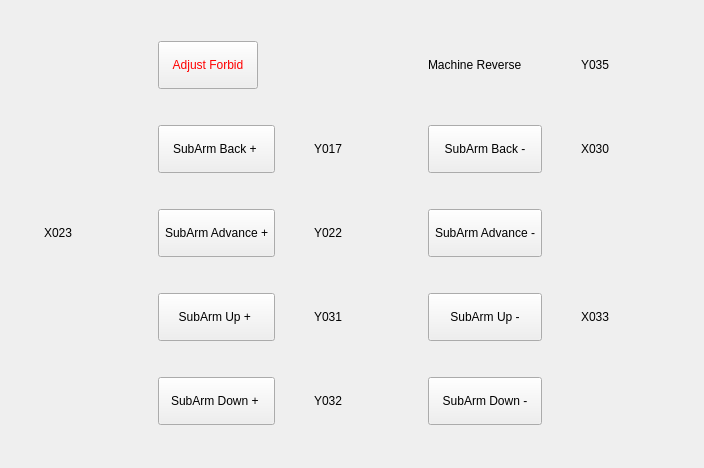
<?xml version="1.0" encoding="UTF-8"?>
<ui version="4.0">
 <class>HCManualAdjustFrame</class>
 <widget class="QWidget" name="HCManualAdjustFrame">
  <property name="geometry">
   <rect>
    <x>0</x>
    <y>0</y>
    <width>704</width>
    <height>468</height>
   </rect>
  </property>
  <property name="windowTitle">
   <string>Form</string>
  </property>
  <property name="styleSheet">
   <string notr="true">QMessageBox QAbstractButton
{
    min-width: 90px;
	min-height:30px;
}
</string>
  </property>
  <layout class="QGridLayout" name="gridLayout">
   <item row="2" column="3">
    <widget class="QLabel" name="label_y022_2">
     <property name="sizePolicy">
      <sizepolicy hsizetype="Fixed" vsizetype="Fixed">
       <horstretch>0</horstretch>
       <verstretch>0</verstretch>
      </sizepolicy>
     </property>
     <property name="layoutDirection">
      <enum>Qt::RightToLeft</enum>
     </property>
     <property name="text">
      <string>Y022</string>
     </property>
    </widget>
   </item>
   <item row="2" column="4">
    <widget class="QLabel" name="y022Status">
     <property name="sizePolicy">
      <sizepolicy hsizetype="Fixed" vsizetype="Fixed">
       <horstretch>0</horstretch>
       <verstretch>0</verstretch>
      </sizepolicy>
     </property>
     <property name="maximumSize">
      <size>
       <width>16777215</width>
       <height>100</height>
      </size>
     </property>
     <property name="layoutDirection">
      <enum>Qt::LeftToRight</enum>
     </property>
     <property name="text">
      <string/>
     </property>
     <property name="pixmap">
      <pixmap resource="../resource.qrc">:/resource/ledgray(16).png</pixmap>
     </property>
     <property name="alignment">
      <set>Qt::AlignCenter</set>
     </property>
    </widget>
   </item>
   <item row="4" column="2">
    <widget class="QToolButton" name="subArmUpButton1">
     <property name="sizePolicy">
      <sizepolicy hsizetype="Preferred" vsizetype="Preferred">
       <horstretch>0</horstretch>
       <verstretch>0</verstretch>
      </sizepolicy>
     </property>
     <property name="minimumSize">
      <size>
       <width>60</width>
       <height>48</height>
      </size>
     </property>
     <property name="maximumSize">
      <size>
       <width>146</width>
       <height>16777215</height>
      </size>
     </property>
     <property name="text">
      <string>SubArm Up + </string>
     </property>
     <property name="autoRepeat">
      <bool>true</bool>
     </property>
     <property name="autoRepeatDelay">
      <number>100</number>
     </property>
    </widget>
   </item>
   <item row="5" column="2">
    <widget class="QToolButton" name="subArmDownButton1">
     <property name="sizePolicy">
      <sizepolicy hsizetype="Preferred" vsizetype="Preferred">
       <horstretch>0</horstretch>
       <verstretch>0</verstretch>
      </sizepolicy>
     </property>
     <property name="minimumSize">
      <size>
       <width>60</width>
       <height>48</height>
      </size>
     </property>
     <property name="maximumSize">
      <size>
       <width>146</width>
       <height>16777215</height>
      </size>
     </property>
     <property name="text">
      <string>SubArm Down + </string>
     </property>
     <property name="autoRepeat">
      <bool>true</bool>
     </property>
     <property name="autoRepeatDelay">
      <number>100</number>
     </property>
    </widget>
   </item>
   <item row="2" column="5">
    <widget class="QToolButton" name="subArmAdvanceButton2">
     <property name="sizePolicy">
      <sizepolicy hsizetype="Preferred" vsizetype="Preferred">
       <horstretch>0</horstretch>
       <verstretch>0</verstretch>
      </sizepolicy>
     </property>
     <property name="minimumSize">
      <size>
       <width>60</width>
       <height>48</height>
      </size>
     </property>
     <property name="maximumSize">
      <size>
       <width>146</width>
       <height>16777215</height>
      </size>
     </property>
     <property name="text">
      <string>SubArm Advance -</string>
     </property>
     <property name="autoRepeat">
      <bool>true</bool>
     </property>
     <property name="autoRepeatDelay">
      <number>100</number>
     </property>
    </widget>
   </item>
   <item row="0" column="5">
    <widget class="QLabel" name="label_reverse">
     <property name="sizePolicy">
      <sizepolicy hsizetype="Preferred" vsizetype="Preferred">
       <horstretch>0</horstretch>
       <verstretch>0</verstretch>
      </sizepolicy>
     </property>
     <property name="minimumSize">
      <size>
       <width>60</width>
       <height>48</height>
      </size>
     </property>
     <property name="maximumSize">
      <size>
       <width>100</width>
       <height>48</height>
      </size>
     </property>
     <property name="text">
      <string>Machine Reverse</string>
     </property>
    </widget>
   </item>
   <item row="0" column="2">
    <widget class="QToolButton" name="AdjustForbidButton">
     <property name="minimumSize">
      <size>
       <width>64</width>
       <height>48</height>
      </size>
     </property>
     <property name="maximumSize">
      <size>
       <width>100</width>
       <height>16777215</height>
      </size>
     </property>
     <property name="styleSheet">
      <string notr="true">color:red</string>
     </property>
     <property name="text">
      <string>Adjust Forbid</string>
     </property>
     <property name="autoRepeat">
      <bool>true</bool>
     </property>
     <property name="autoRepeatDelay">
      <number>100</number>
     </property>
    </widget>
   </item>
   <item row="4" column="4">
    <widget class="QLabel" name="y031Status">
     <property name="sizePolicy">
      <sizepolicy hsizetype="Fixed" vsizetype="Fixed">
       <horstretch>0</horstretch>
       <verstretch>0</verstretch>
      </sizepolicy>
     </property>
     <property name="maximumSize">
      <size>
       <width>16777215</width>
       <height>100</height>
      </size>
     </property>
     <property name="layoutDirection">
      <enum>Qt::LeftToRight</enum>
     </property>
     <property name="text">
      <string/>
     </property>
     <property name="pixmap">
      <pixmap resource="../resource.qrc">:/resource/ledgray(16).png</pixmap>
     </property>
     <property name="alignment">
      <set>Qt::AlignCenter</set>
     </property>
    </widget>
   </item>
   <item row="4" column="5">
    <widget class="QToolButton" name="subArmUpButton2">
     <property name="sizePolicy">
      <sizepolicy hsizetype="Preferred" vsizetype="Preferred">
       <horstretch>0</horstretch>
       <verstretch>0</verstretch>
      </sizepolicy>
     </property>
     <property name="minimumSize">
      <size>
       <width>60</width>
       <height>48</height>
      </size>
     </property>
     <property name="maximumSize">
      <size>
       <width>146</width>
       <height>16777215</height>
      </size>
     </property>
     <property name="text">
      <string>SubArm Up -</string>
     </property>
     <property name="autoRepeat">
      <bool>true</bool>
     </property>
     <property name="autoRepeatDelay">
      <number>100</number>
     </property>
    </widget>
   </item>
   <item row="5" column="5">
    <widget class="QToolButton" name="subArmDownButton2">
     <property name="sizePolicy">
      <sizepolicy hsizetype="Preferred" vsizetype="Preferred">
       <horstretch>0</horstretch>
       <verstretch>0</verstretch>
      </sizepolicy>
     </property>
     <property name="minimumSize">
      <size>
       <width>60</width>
       <height>48</height>
      </size>
     </property>
     <property name="maximumSize">
      <size>
       <width>146</width>
       <height>16777215</height>
      </size>
     </property>
     <property name="text">
      <string>SubArm Down -</string>
     </property>
     <property name="autoRepeat">
      <bool>true</bool>
     </property>
     <property name="autoRepeatDelay">
      <number>100</number>
     </property>
    </widget>
   </item>
   <item row="4" column="3">
    <widget class="QLabel" name="label_y031">
     <property name="sizePolicy">
      <sizepolicy hsizetype="Fixed" vsizetype="Fixed">
       <horstretch>0</horstretch>
       <verstretch>0</verstretch>
      </sizepolicy>
     </property>
     <property name="layoutDirection">
      <enum>Qt::RightToLeft</enum>
     </property>
     <property name="text">
      <string>Y031</string>
     </property>
    </widget>
   </item>
   <item row="5" column="4">
    <widget class="QLabel" name="y032Status">
     <property name="sizePolicy">
      <sizepolicy hsizetype="Fixed" vsizetype="Fixed">
       <horstretch>0</horstretch>
       <verstretch>0</verstretch>
      </sizepolicy>
     </property>
     <property name="maximumSize">
      <size>
       <width>16777215</width>
       <height>100</height>
      </size>
     </property>
     <property name="layoutDirection">
      <enum>Qt::LeftToRight</enum>
     </property>
     <property name="text">
      <string/>
     </property>
     <property name="pixmap">
      <pixmap resource="../resource.qrc">:/resource/ledgray(16).png</pixmap>
     </property>
     <property name="alignment">
      <set>Qt::AlignCenter</set>
     </property>
    </widget>
   </item>
   <item row="5" column="3">
    <widget class="QLabel" name="label_y032">
     <property name="sizePolicy">
      <sizepolicy hsizetype="Fixed" vsizetype="Fixed">
       <horstretch>0</horstretch>
       <verstretch>0</verstretch>
      </sizepolicy>
     </property>
     <property name="layoutDirection">
      <enum>Qt::RightToLeft</enum>
     </property>
     <property name="text">
      <string>Y032</string>
     </property>
    </widget>
   </item>
   <item row="0" column="6">
    <widget class="QLabel" name="label_y035">
     <property name="sizePolicy">
      <sizepolicy hsizetype="Fixed" vsizetype="Fixed">
       <horstretch>0</horstretch>
       <verstretch>0</verstretch>
      </sizepolicy>
     </property>
     <property name="layoutDirection">
      <enum>Qt::RightToLeft</enum>
     </property>
     <property name="text">
      <string>Y035</string>
     </property>
    </widget>
   </item>
   <item row="0" column="7">
    <widget class="QLabel" name="y035Status">
     <property name="sizePolicy">
      <sizepolicy hsizetype="Fixed" vsizetype="Fixed">
       <horstretch>0</horstretch>
       <verstretch>0</verstretch>
      </sizepolicy>
     </property>
     <property name="maximumSize">
      <size>
       <width>16777215</width>
       <height>100</height>
      </size>
     </property>
     <property name="layoutDirection">
      <enum>Qt::LeftToRight</enum>
     </property>
     <property name="text">
      <string/>
     </property>
     <property name="pixmap">
      <pixmap resource="../resource.qrc">:/resource/ledgray(16).png</pixmap>
     </property>
     <property name="alignment">
      <set>Qt::AlignCenter</set>
     </property>
    </widget>
   </item>
   <item row="4" column="7">
    <widget class="QLabel" name="x033Status">
     <property name="sizePolicy">
      <sizepolicy hsizetype="Fixed" vsizetype="Fixed">
       <horstretch>0</horstretch>
       <verstretch>0</verstretch>
      </sizepolicy>
     </property>
     <property name="maximumSize">
      <size>
       <width>16777215</width>
       <height>100</height>
      </size>
     </property>
     <property name="layoutDirection">
      <enum>Qt::LeftToRight</enum>
     </property>
     <property name="text">
      <string/>
     </property>
     <property name="pixmap">
      <pixmap resource="../resource.qrc">:/resource/ledgray(16).png</pixmap>
     </property>
     <property name="alignment">
      <set>Qt::AlignCenter</set>
     </property>
    </widget>
   </item>
   <item row="4" column="6">
    <widget class="QLabel" name="label_x033">
     <property name="sizePolicy">
      <sizepolicy hsizetype="Fixed" vsizetype="Fixed">
       <horstretch>0</horstretch>
       <verstretch>0</verstretch>
      </sizepolicy>
     </property>
     <property name="layoutDirection">
      <enum>Qt::RightToLeft</enum>
     </property>
     <property name="text">
      <string>X033</string>
     </property>
    </widget>
   </item>
   <item row="2" column="2">
    <widget class="QToolButton" name="subArmAdvanceButton1">
     <property name="sizePolicy">
      <sizepolicy hsizetype="Preferred" vsizetype="Preferred">
       <horstretch>0</horstretch>
       <verstretch>0</verstretch>
      </sizepolicy>
     </property>
     <property name="minimumSize">
      <size>
       <width>60</width>
       <height>48</height>
      </size>
     </property>
     <property name="maximumSize">
      <size>
       <width>146</width>
       <height>16777215</height>
      </size>
     </property>
     <property name="text">
      <string>SubArm Advance +</string>
     </property>
     <property name="autoRepeat">
      <bool>true</bool>
     </property>
     <property name="autoRepeatDelay">
      <number>100</number>
     </property>
    </widget>
   </item>
   <item row="1" column="2">
    <widget class="QToolButton" name="subArmBackButton1">
     <property name="sizePolicy">
      <sizepolicy hsizetype="Preferred" vsizetype="Preferred">
       <horstretch>0</horstretch>
       <verstretch>0</verstretch>
      </sizepolicy>
     </property>
     <property name="minimumSize">
      <size>
       <width>60</width>
       <height>48</height>
      </size>
     </property>
     <property name="maximumSize">
      <size>
       <width>146</width>
       <height>16777215</height>
      </size>
     </property>
     <property name="text">
      <string>SubArm Back + </string>
     </property>
     <property name="autoRepeat">
      <bool>true</bool>
     </property>
     <property name="autoRepeatDelay">
      <number>100</number>
     </property>
    </widget>
   </item>
   <item row="1" column="5">
    <widget class="QToolButton" name="subArmBackButton2">
     <property name="sizePolicy">
      <sizepolicy hsizetype="Preferred" vsizetype="Preferred">
       <horstretch>0</horstretch>
       <verstretch>0</verstretch>
      </sizepolicy>
     </property>
     <property name="minimumSize">
      <size>
       <width>60</width>
       <height>48</height>
      </size>
     </property>
     <property name="maximumSize">
      <size>
       <width>146</width>
       <height>16777215</height>
      </size>
     </property>
     <property name="text">
      <string>SubArm Back -</string>
     </property>
     <property name="autoRepeat">
      <bool>true</bool>
     </property>
     <property name="autoRepeatDelay">
      <number>100</number>
     </property>
    </widget>
   </item>
   <item row="1" column="4">
    <widget class="QLabel" name="y017Status">
     <property name="sizePolicy">
      <sizepolicy hsizetype="Fixed" vsizetype="Fixed">
       <horstretch>0</horstretch>
       <verstretch>0</verstretch>
      </sizepolicy>
     </property>
     <property name="maximumSize">
      <size>
       <width>16777215</width>
       <height>100</height>
      </size>
     </property>
     <property name="layoutDirection">
      <enum>Qt::LeftToRight</enum>
     </property>
     <property name="text">
      <string/>
     </property>
     <property name="pixmap">
      <pixmap resource="../resource.qrc">:/resource/ledgray(16).png</pixmap>
     </property>
     <property name="alignment">
      <set>Qt::AlignCenter</set>
     </property>
    </widget>
   </item>
   <item row="1" column="3">
    <widget class="QLabel" name="label_y017">
     <property name="sizePolicy">
      <sizepolicy hsizetype="Fixed" vsizetype="Fixed">
       <horstretch>0</horstretch>
       <verstretch>0</verstretch>
      </sizepolicy>
     </property>
     <property name="layoutDirection">
      <enum>Qt::RightToLeft</enum>
     </property>
     <property name="text">
      <string>Y017</string>
     </property>
    </widget>
   </item>
   <item row="1" column="7">
    <widget class="QLabel" name="x030Status">
     <property name="sizePolicy">
      <sizepolicy hsizetype="Fixed" vsizetype="Fixed">
       <horstretch>0</horstretch>
       <verstretch>0</verstretch>
      </sizepolicy>
     </property>
     <property name="maximumSize">
      <size>
       <width>16777215</width>
       <height>100</height>
      </size>
     </property>
     <property name="layoutDirection">
      <enum>Qt::LeftToRight</enum>
     </property>
     <property name="text">
      <string/>
     </property>
     <property name="pixmap">
      <pixmap resource="../resource.qrc">:/resource/ledgray(16).png</pixmap>
     </property>
     <property name="alignment">
      <set>Qt::AlignCenter</set>
     </property>
    </widget>
   </item>
   <item row="1" column="6">
    <widget class="QLabel" name="label_x030">
     <property name="sizePolicy">
      <sizepolicy hsizetype="Fixed" vsizetype="Fixed">
       <horstretch>0</horstretch>
       <verstretch>0</verstretch>
      </sizepolicy>
     </property>
     <property name="layoutDirection">
      <enum>Qt::RightToLeft</enum>
     </property>
     <property name="text">
      <string>X030</string>
     </property>
    </widget>
   </item>
   <item row="2" column="1">
    <widget class="QLabel" name="x023Status">
     <property name="sizePolicy">
      <sizepolicy hsizetype="Fixed" vsizetype="Fixed">
       <horstretch>0</horstretch>
       <verstretch>0</verstretch>
      </sizepolicy>
     </property>
     <property name="maximumSize">
      <size>
       <width>16777215</width>
       <height>100</height>
      </size>
     </property>
     <property name="layoutDirection">
      <enum>Qt::LeftToRight</enum>
     </property>
     <property name="text">
      <string/>
     </property>
     <property name="pixmap">
      <pixmap resource="../resource.qrc">:/resource/ledgray(16).png</pixmap>
     </property>
     <property name="alignment">
      <set>Qt::AlignCenter</set>
     </property>
    </widget>
   </item>
   <item row="2" column="0">
    <widget class="QLabel" name="label_x023">
     <property name="sizePolicy">
      <sizepolicy hsizetype="Fixed" vsizetype="Fixed">
       <horstretch>0</horstretch>
       <verstretch>0</verstretch>
      </sizepolicy>
     </property>
     <property name="layoutDirection">
      <enum>Qt::RightToLeft</enum>
     </property>
     <property name="text">
      <string>X023</string>
     </property>
    </widget>
   </item>
  </layout>
 </widget>
 <resources>
  <include location="../resource.qrc"/>
 </resources>
 <connections/>
</ui>
